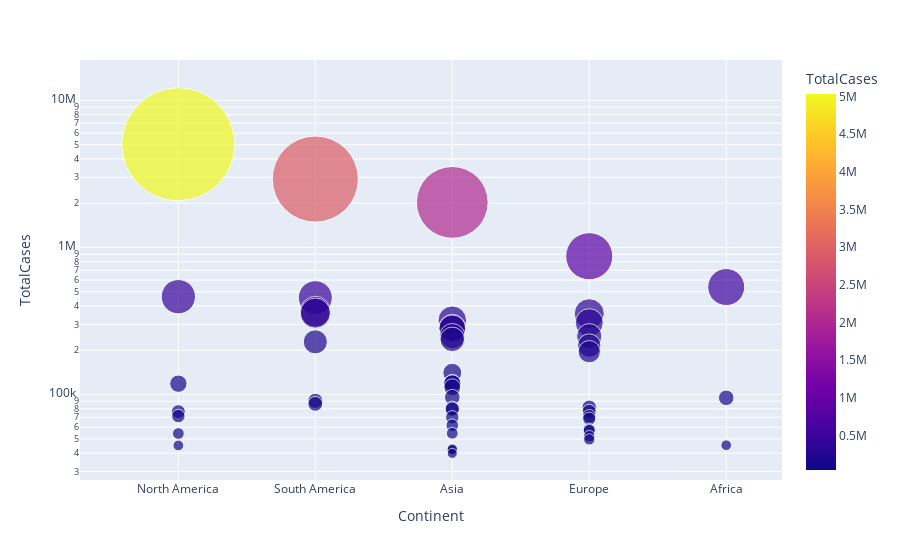

The cell this chart's notebook holds for it:
### Code cell
# TotalCases vs Continent
px.scatter(df1.head(50), x = 'Continent', y = 'TotalCases', color = 'TotalCases', 
           size = 'TotalCases', size_max = 80, hover_data=['Country/Region','Continent'], log_y = True)

### Figure 1 — Plotly figure (JSON) as saved in the notebook; plotly's stock layout.template omitted (floating-point values rounded to 4 significant figures)
{"data": [{"customdata": [["USA", "North America"], ["Brazil", "South America"], ["India", "Asia"], ["Russia", "Europe"], ["South Africa", "Africa"], ["Mexico", "North America"], ["Peru", "South America"], ["Chile", "South America"], ["Colombia", "South America"], ["Spain", "Europe"], ["Iran", "Asia"], ["UK", "Europe"], ["Saudi Arabia", "Asia"], ["Pakistan", "Asia"], ["Bangladesh", "Asia"], ["Italy", "Europe"], ["Turkey", "Asia"], ["Argentina", "South America"], ["Germany", "Europe"], ["France", "Europe"], ["Iraq", "Asia"], ["Philippines", "Asia"], ["Indonesia", "Asia"], ["Canada", "North America"], ["Qatar", "Asia"], ["Kazakhstan", "Asia"], ["Egypt", "Africa"], ["Ecuador", "South America"], ["Bolivia", "South America"], ["Sweden", "Europe"], ["Oman", "Asia"], ["Israel", "Asia"], ["Ukraine", "Europe"], ["Dominican Republic", "North America"], ["Panama", "North America"], ["Belgium", "Europe"], ["Kuwait", "Asia"], ["Belarus", "Europe"], ["UAE", "Asia"], ["Romania", "Europe"], ["Netherlands", "Europe"], ["Singapore", "Asia"], ["Guatemala", "North America"], ["Portugal", "Europe"], ["Poland", "Europe"], ["Nigeria", "Africa"], ["Honduras", "North America"], ["Bahrain", "Asia"], ["Japan", "Asia"], ["Armenia", "Asia"]], "hovertemplate": "Continent=%{customdata[1]}<br>TotalCases=%{marker.color}<br>Country/Region=%{customdata[0]}<extra></extra>", "legendgroup": "", "marker": {"color": [5032179, 2917562, 2025409, 871894, 538184, 462690, 455409, 366671, 357710, 354530, 320117, 308134, 284226, 281863, 249651, 249204, 237265, 228195, 215210, 195633, 140603, 119460, 118753, 118561, 112092, 95942, 95006, 90537, 86423, 81967, 80713, 79559, 76808, 76536, 71418, 71158, 70045, 68503, 61845, 57895, 56982, 54555, 54339, 52061, 49515, 45244, 45098, 42889, 42263, 39819], "coloraxis": "coloraxis", "size": [5032179, 2917562, 2025409, 871894, 538184, 462690, 455409, 366671, 357710, 354530, 320117, 308134, 284226, 281863, 249651, 249204, 237265, 228195, 215210, 195633, 140603, 119460, 118753, 118561, 112092, 95942, 95006, 90537, 86423, 81967, 80713, 79559, 76808, 76536, 71418, 71158, 70045, 68503, 61845, 57895, 56982, 54555, 54339, 52061, 49515, 45244, 45098, 42889, 42263, 39819], "sizemode": "area", "sizeref": 786.3, "symbol": "circle"}, "mode": "markers", "name": "", "orientation": "v", "showlegend": false, "type": "scatter", "x": ["North America", "South America", "Asia", "Europe", "Africa", "North America", "South America", "South America", "South America", "Europe", "Asia", "Europe", "Asia", "Asia", "Asia", "Europe", "Asia", "South America", "Europe", "Europe", "Asia", "Asia", "Asia", "North America", "Asia", "Asia", "Africa", "South America", "South America", "Europe", "Asia", "Asia", "Europe", "North America", "North America", "Europe", "Asia", "Europe", "Asia", "Europe", "Europe", "Asia", "North America", "Europe", "Europe", "Africa", "North America", "Asia", "Asia", "Asia"], "xaxis": "x", "y": [5032179, 2917562, 2025409, 871894, 538184, 462690, 455409, 366671, 357710, 354530, 320117, 308134, 284226, 281863, 249651, 249204, 237265, 228195, 215210, 195633, 140603, 119460, 118753, 118561, 112092, 95942, 95006, 90537, 86423, 81967, 80713, 79559, 76808, 76536, 71418, 71158, 70045, 68503, 61845, 57895, 56982, 54555, 54339, 52061, 49515, 45244, 45098, 42889, 42263, 39819], "yaxis": "y"}], "layout": {"coloraxis": {"colorbar": {"title": {"text": "TotalCases"}}, "colorscale": [[0, "#0d0887"], [0.1111, "#46039f"], [0.2222, "#7201a8"], [0.3333, "#9c179e"], [0.4444, "#bd3786"], [0.5556, "#d8576b"], [0.6667, "#ed7953"], [0.7778, "#fb9f3a"], [0.8889, "#fdca26"], [1, "#f0f921"]]}, "legend": {"itemsizing": "constant", "tracegroupgap": 0}, "margin": {"t": 60}, "xaxis": {"anchor": "y", "domain": [0, 1], "title": {"text": "Continent"}}, "yaxis": {"anchor": "x", "domain": [0, 1], "title": {"text": "TotalCases"}, "type": "log"}}}
